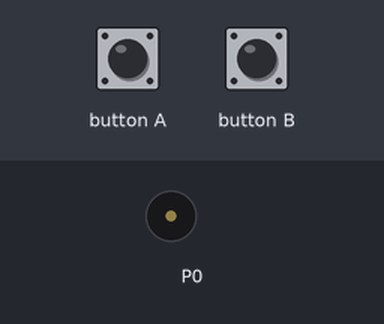
The program below on a simulated BBC micro:bit (MakeCode). Parts: buzzer (waves = sounding). The inputs (shaded band) are chosen by the test bench.

Above: at 1.2 s.
1.3 s: button A pressed for 0.15 s
At 1.8 s:
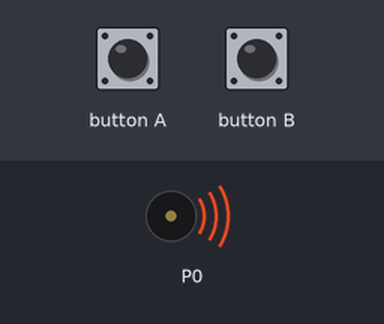
4.4 s: button B pressed for 0.15 s
Timing chart, 0 to 8.1 s (numbered marks = the images above; inputs shaded):
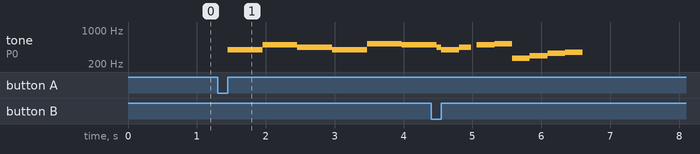

The program:

main.ts
```typescript
input.onButtonPressed(Button.A, function () {
    music.play(music.stringPlayable("G B A G C5 B A B ", 120), music.PlaybackMode.UntilDone)
})
input.onButtonPressed(Button.B, function () {
    if (input.isGesture(Gesture.TiltRight)) {
        music.play(music.stringPlayable("G A B C5 C D E F ", 40), music.PlaybackMode.UntilDone)
    } else if (input.isGesture(Gesture.TiltLeft)) {
        music.play(music.stringPlayable("G A B C5 C D E F ", 500), music.PlaybackMode.UntilDone)
    } else {
        music.play(music.stringPlayable("G A B C5 C D E F ", 237), music.PlaybackMode.UntilDone)
    }
})
```

test.ts
```typescript
// aquí va el archivo "tests"; esto no se compilará cuando este paquete se utilice como una extensión.
```

Measured:
- after the input at 1.3 s, tone on P0: plays 392 Hz for 0.51 s, 494 Hz for 0.51 s, 440 Hz for 0.51 s, 392 Hz for 0.51 s, 523 Hz for 0.51 s, 494 Hz for 0.42 s, starting after 0.15 s
